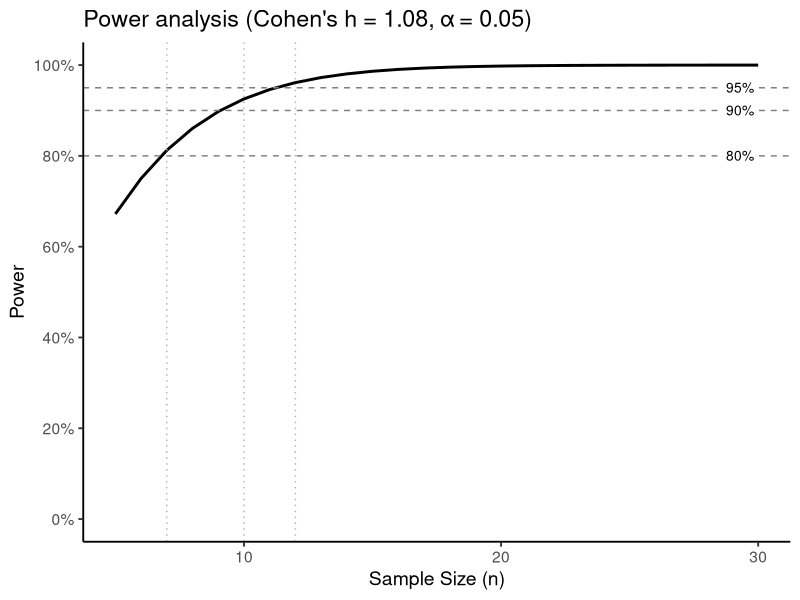

The R script that drew this image: (Note: this script raises an error after producing the figure.)
## ---- chunk 1
library(tidyverse)
library(pwr)
## ---- chunk 2
h <- ES.h(0.94, 0.5)

n_80 <- ceiling(pwr.p.test(h = h, power = 0.80, sig.level = 0.05)$n)
n_90 <- ceiling(pwr.p.test(h = h, power = 0.90, sig.level = 0.05)$n)
n_95 <- ceiling(pwr.p.test(h = h, power = 0.95, sig.level = 0.05)$n)

df.power <- tibble(
  n     = seq(5, 30, by = 1),
  power = map_dbl(n, ~pwr.p.test(h = h, n = .x, sig.level = 0.05)$power)
)
## ---- chunk 3
ggplot(df.power, aes(x = n, y = power)) +
  geom_line(linewidth = 1) +
  geom_hline(yintercept = c(0.80, 0.90, 0.95), linetype = "dashed", color = "gray50") +
  annotate("label", x = 30, y = c(0.80, 0.90, 0.95),
           label = c("80%", "90%", "95%"), hjust = 1, size = 3.5, label.size = 0) +
  geom_vline(xintercept = c(n_80, n_90, n_95), linetype = "dotted", color = "gray70") +
  scale_y_continuous(labels = scales::percent, limits = c(0, 1),
                     breaks = seq(0, 1, 0.2)) +
  labs(x = "Sample Size (n)", y = "Power",
       title = sprintf("Power analysis (Cohen's h = %.2f, α = 0.05)", h)) +
  theme_classic(base_size = 14)
## ---- chunk 4
df.demo <- read_csv("responses/demographics/prolific_demographics.csv") |>
  filter(Status == "APPROVED") |>
  mutate(Age = as.numeric(Age))

n_sample <- nrow(df.demo)
mean_age <- round(mean(df.demo$Age, na.rm = TRUE), 1)
sd_age   <- round(sd(df.demo$Age, na.rm = TRUE), 1)
min_age  <- min(df.demo$Age, na.rm = TRUE)
max_age  <- max(df.demo$Age, na.rm = TRUE)
n_female <- sum(df.demo$Sex == "Female", na.rm = TRUE)
n_male   <- sum(df.demo$Sex == "Male", na.rm = TRUE)
n_pnts   <- sum(df.demo$Sex == "Prefer not to say", na.rm = TRUE)
## ---- chunk 5
condition_labels <- c(
  prob_lower    = "Probability\nDecrease",
  risk_lower    = "Risk\nDecrease",
  prob_increase = "Probability\nIncrease",
  risk_increase = "Risk\nIncrease",
  assoc         = "Association"
)

response_labels <- c(
  xy      = "X → Y",
  yx      = "Y → X",
  neither = "neither"
)

df.causal_inference <- read_csv("responses/processed/final.csv") |>
  filter(task == "causal_judgment") |>
  mutate(
    condition = factor(recode(condition, !!!condition_labels),
                       levels = c("Risk\nIncrease", "Risk\nDecrease", "Probability\nIncrease",
                                  "Probability\nDecrease", "Association")),
    response  = factor(recode(response_type, !!!response_labels),
                       levels = c("X → Y", "Y → X", "neither"))
  )

df.summary <- df.causal_inference |>
  count(condition, response) |>
  group_by(condition) |>
  mutate(
    pct = n / sum(n),
    se = sqrt(pct * (1 - pct) / sum(n))
  )
## ---- chunk 6
ggplot(df.summary, aes(x = condition, y = pct, fill = response)) +
  geom_col(position = position_dodge(width = 0.9), color = "black") +
  geom_errorbar(aes(ymin = pct - se, ymax = pct + se),
                position = position_dodge(width = 0.9), width = 0.25) +
  scale_y_continuous(breaks = seq(from = 0, to = 1, by = 0.2),
                     labels = scales::percent, expand = F) +
  coord_cartesian(ylim = c(0, 1)) +
  labs(x = "", y = "% of Participants", fill = "") +
  theme_classic() +
  theme(legend.position = c(0.88, 0.88), text = element_text(size = 20)) +
  scale_fill_manual(values=c("#6c757d", "#ced4da", "#f8f9fa"))

ggsave(filename = "replication.pdf",
       width = 8,
       height = 6)
## ---- chunk 7
get_tests <- function(xy, yx, nei) {
  n <- xy + yx + nei
  pz_stat <- function(a, b) {
    pp <- (a + b) / (2 * n)
    se <- sqrt(pp * (1 - pp) * 2 / n)
    (a / n - b / n) / se
  }
  z_vals <- c(pz_stat(xy, yx), pz_stat(xy, nei), pz_stat(yx, nei))
  tibble(
    comparison = c("X→Y vs Y→X", "X→Y vs Neither", "Y→X vs Neither"),
    Z     = round(z_vals, 2),
    p_raw = 2 * pnorm(-abs(z_vals))
  )
}

df.counts <- df.causal_inference |>
  count(condition, response) |>
  pivot_wider(names_from = response, values_from = n, values_fill = 0) |>
  rename(xy = `X → Y`, yx = `Y → X`, nei = neither)

df.tests <- df.counts |>
  mutate(tests = pmap(list(xy, yx, nei), get_tests)) |>
  unnest(tests) |>
  mutate(p_adj = p.adjust(p_raw, method = "holm")) |>
  arrange(condition, comparison) |>
  mutate(
    sig = case_when(
      p_adj < .001 ~ "***",
      p_adj < .01  ~ "**",
      p_adj < .05  ~ "*",
      TRUE         ~ "ns"
    ),
    condition = str_replace_all(as.character(condition), "\n", " ")
  )

df.tests |>
  select(Condition = condition, Comparison = comparison, Z,
         `p (raw)` = p_raw, `p (Holm-Bonf.)` = p_adj, ` ` = sig) |>
  mutate(
    `p (raw)`        = format.pval(`p (raw)`, digits = 3, eps = 0.001),
    `p (Holm-Bonf.)` = format.pval(`p (Holm-Bonf.)`, digits = 3, eps = 0.001)
  ) |>
  knitr::kable(caption = "Pairwise proportion z-tests with Holm-Bonferroni correction")
## ---- chunk 8
df.demo |>
  count(Sex) |>
  mutate(`%` = scales::percent(n / sum(n), accuracy = 1)) |>
  knitr::kable(caption = "Sex distribution of participants")

df.demo |>
  count(`Country of residence`) |>
  arrange(desc(n)) |>
  mutate(`%` = scales::percent(n / sum(n), accuracy = 1)) |>
  knitr::kable(caption = "Country of residence")

ggplot(df.demo, aes(x = Age)) +
  geom_histogram(binwidth = 5, fill = "#6c757d", color = "white") +
  labs(x = "Age", y = "Count", title = "Age distribution of participants") +
  theme_classic(base_size = 14)
